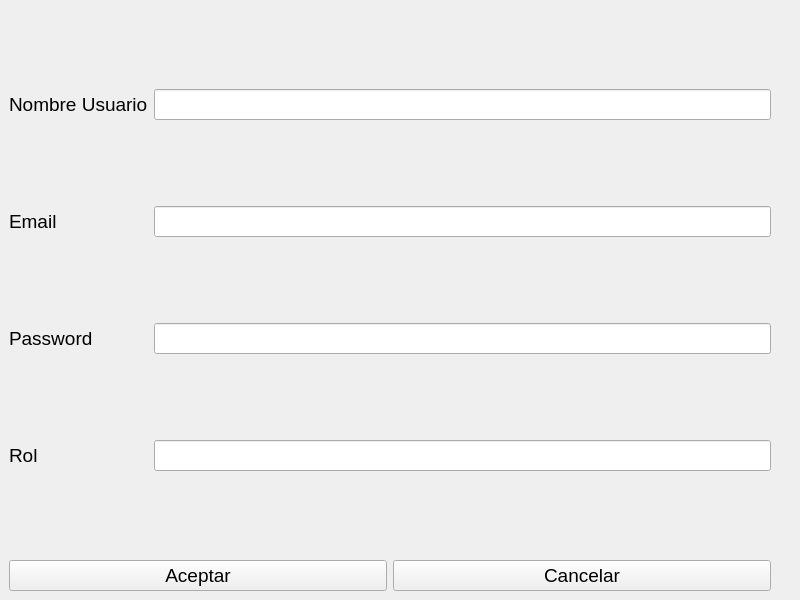
<?xml version="1.0" encoding="UTF-8"?>
<ui version="4.0">
 <class>MainWindow</class>
 <widget class="QMainWindow" name="MainWindow">
  <property name="geometry">
   <rect>
    <x>0</x>
    <y>0</y>
    <width>800</width>
    <height>600</height>
   </rect>
  </property>
  <property name="font">
   <font>
    <pointsize>14</pointsize>
   </font>
  </property>
  <property name="windowTitle">
   <string>MainWindow</string>
  </property>
  <widget class="QWidget" name="centralwidget">
   <layout class="QGridLayout" name="gridLayout_2">
    <item row="0" column="0">
     <layout class="QGridLayout" name="gridLayout">
      <item row="0" column="1">
       <widget class="QLineEdit" name="lineEdit_nombre"/>
      </item>
      <item row="0" column="0">
       <widget class="QLabel" name="label_NombreUsuario">
        <property name="font">
         <font>
          <pointsize>14</pointsize>
         </font>
        </property>
        <property name="text">
         <string>Nombre Usuario</string>
        </property>
       </widget>
      </item>
      <item row="2" column="1">
       <widget class="QLineEdit" name="lineEdit_password"/>
      </item>
      <item row="1" column="1">
       <widget class="QLineEdit" name="lineEdit_email"/>
      </item>
      <item row="2" column="0">
       <widget class="QLabel" name="label_Password">
        <property name="font">
         <font>
          <pointsize>14</pointsize>
         </font>
        </property>
        <property name="text">
         <string>Password</string>
        </property>
       </widget>
      </item>
      <item row="1" column="0">
       <widget class="QLabel" name="label_Email">
        <property name="font">
         <font>
          <pointsize>14</pointsize>
         </font>
        </property>
        <property name="text">
         <string>Email</string>
        </property>
       </widget>
      </item>
      <item row="3" column="0">
       <widget class="QLabel" name="label_Rol">
        <property name="font">
         <font>
          <pointsize>14</pointsize>
         </font>
        </property>
        <property name="text">
         <string>Rol</string>
        </property>
       </widget>
      </item>
      <item row="3" column="1">
       <widget class="QLineEdit" name="lineEdit_Rol"/>
      </item>
     </layout>
    </item>
    <item row="1" column="0">
     <layout class="QHBoxLayout" name="horizontalLayout">
      <item>
       <widget class="QPushButton" name="pushButton_Aceptar">
        <property name="font">
         <font>
          <pointsize>14</pointsize>
         </font>
        </property>
        <property name="text">
         <string>Aceptar</string>
        </property>
       </widget>
      </item>
      <item>
       <widget class="QPushButton" name="pushButton_Cancelar">
        <property name="font">
         <font>
          <pointsize>14</pointsize>
         </font>
        </property>
        <property name="text">
         <string>Cancelar</string>
        </property>
       </widget>
      </item>
     </layout>
    </item>
    <item row="0" column="1">
     <spacer name="verticalSpacer">
      <property name="orientation">
       <enum>Qt::Vertical</enum>
      </property>
      <property name="sizeHint" stdset="0">
       <size>
        <width>20</width>
        <height>40</height>
       </size>
      </property>
     </spacer>
    </item>
   </layout>
  </widget>
 </widget>
 <resources/>
 <connections/>
</ui>
